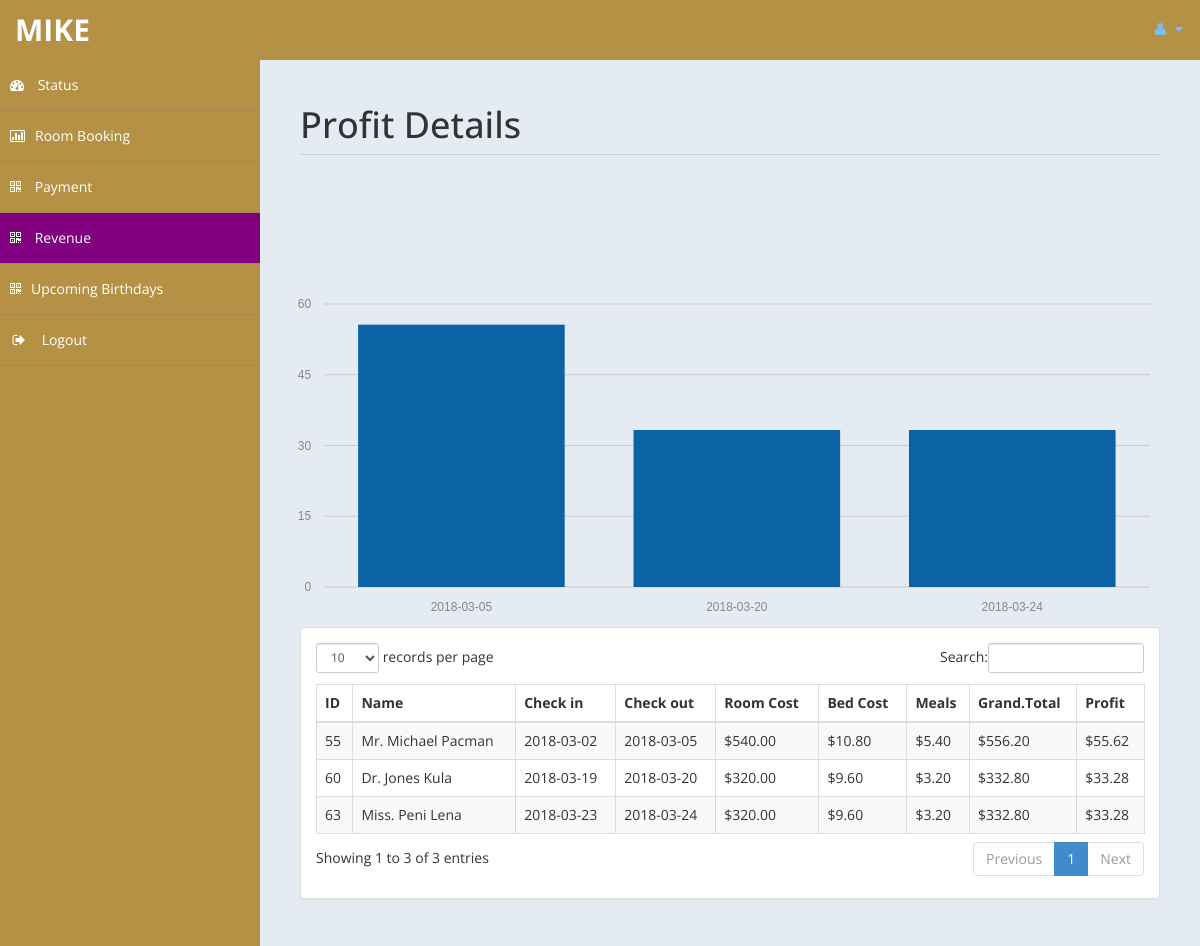
Screenshot of /admin/profit.php (signed in) with the database file from the repository.
### tables this page shows
CREATE TABLE `payment` (
  `id` int(11) DEFAULT NULL,
  `title` varchar(5) DEFAULT NULL,
  `fname` varchar(30) DEFAULT NULL,
  `lname` varchar(30) DEFAULT NULL,
  `troom` varchar(30) DEFAULT NULL,
  `tbed` varchar(30) DEFAULT NULL,
  `nroom` int(11) DEFAULT NULL,
  `cin` date DEFAULT NULL,
  `cout` date DEFAULT NULL,
  `ttot` double(8,2) DEFAULT NULL,
  `fintot` double(8,2) DEFAULT NULL,
  `mepr` double(8,2) DEFAULT NULL,
  `meal` varchar(30) DEFAULT NULL,
  `btot` double(8,2) DEFAULT NULL,
  `noofdays` int(11) DEFAULT NULL
);

### admin/profit.php (the view, shortened to what this page needs)
<!DOCTYPE html>
<html xmlns="http://www.w3.org/1999/xhtml">
<head>
    <link href="assets/css/bootstrap.css" rel="stylesheet" />
    <link href="assets/css/font-awesome.css" rel="stylesheet" />
	<link rel="stylesheet" href="assets/css/morris.css">
    <link href="assets/css/custom-styles.css" rel="stylesheet" />
    <link href="assets/js/dataTables/dataTables.bootstrap.css" rel="stylesheet" />
</head>
<body>
    <div id="wrapper" style="background-color:#b59146">
        <nav style="background-color:#b59146" class="navbar navbar-default top-navbar" role="navigation">
            <div class="navbar-header">
                <a class="navbar-brand" href="home.php" style="background-color:#b59146"><?php echo $_SESSION["user"]; ?> </a>
            </div>
            <ul class="nav navbar-top-links navbar-right" style="background-color:#b59146">
                <li class="dropdown">
                    <a class="dropdown-toggle" data-toggle="dropdown" href="#" aria-expanded="false">
                        <i class="fa fa-user fa-fw"></i> <i class="fa fa-caret-down"></i>
                    </a>
                </li>
            </ul>
        </nav>
        <nav class="navbar-default navbar-side" role="navigation">
            <div class="sidebar-collapse">
                <ul class="nav" id="main-menu">
                    <li>
                        <a href="home.php"><i class="fa fa-dashboard"></i> Status</a>
                    </li>
					<li>
                        <a href="roombook.php"><i class="fa fa-bar-chart-o"></i>Room Booking</a>
                    </li>
                    <li>
                        <a  href="payment.php"><i class="fa fa-qrcode"></i> Payment</a>
                    </li>
					 <li>
                        <a style="background-color:purple"  href="#"><i class="fa fa-qrcode"></i> Revenue</a>
                    </li>
                     <li>
                        <a href="birth.php"><i class="fa fa-qrcode"></i>Upcoming Birthdays</a>
                    </li>
                    <li>
                        <a href="logout.php" ><i class="fa fa-sign-out fa-fw"></i> Logout</a>
                    </li>
            </div>
        </nav>
        <div id="page-wrapper" >
            <div id="page-inner">
			 <div class="row">
                    <div class="col-md-12">
                        <h1 class="page-header">
                           Profit Details<small> </small>
                        </h1>
                    </div>
                </div>
            <div class="row">
				<?php
				include('db.php');
?>
				<br>
				<br>
				<br>
				<br><div id="chart"></div>
                <div class="col-md-12">
                    <div class="panel panel-default">
                        <div class="panel-body">
                            <div class="table-responsive">
                                <table class="table table-striped table-bordered table-hover" id="dataTables-example">
                                    <thead>
                                        <tr>
											<th>ID</th>
                                            <th>Name</th>
                                            <th>Check in</th>
											<th>Check out</th>
                                            <th>Room Cost</th>
											<th>Bed Cost</th>
											<th>Meals  </th>
											<th>Grand.Total</th>
											<th>Profit</th>
                                        </tr>
                                    </thead>
                                    <tbody>
									<?php
										$sql="select * from payment";
										$re = mysqli_query($con,$sql);
										while($row = mysqli_fetch_array($re))
										{
											$id = $row['id'];
											if($id % 2 ==1 )
											{
												echo"<tr class='gradeC'>
													<td>".$row['id']." </td>
													<td>".$row['title']." ".$row['fname']." ".$row['lname']."</td>
													<td>".$row['cin']."</td>
													<td>".$row['cout']."</td>
													<td>$".$row['ttot']."</td>
													<td>$".$row['mepr']."</td>
													<td>$".$row['btot']."</td>
													<td>$".$row['fintot']."</td>
													<td>$".$row['fintot']*10/100 ."</td>
													</tr>";
											}
											else
											{
												echo"<tr class='gradeU'>
													<td>".$row['id']." </td>
													<td>".$row['title']." ".$row['fname']." ".$row['lname']."</td>
													<td>".$row['cin']."</td>
													<td>".$row['cout']."</td>
													<td>$".$row['ttot']."</td>
													<td>$".$row['mepr']."</td>
													<td>$".$row['btot']."</td>
													<td>$".$row['fintot']."</td>
													<td>$".$row['fintot']*10/100 ."</td>
													</tr>";
											}
										}
									?>
                                    </tbody>
                                </table>
                            </div>
                        </div>
                    </div>
                </div>
            </div>
                </div>
            </div>
    </div>
</body>
</html>

### admin/assets/css/custom-styles.css (style rules this page uses)
body { font-family: 'Open Sans', sans-serif; }
#wrapper { width: 100%; background:#47244b;"; }
#page-wrapper { padding: 15px 15px; min-height: 600px; background:#E5EBF2; }
#page-inner { width:100%; margin:10px 20px 10px 0px; background-color:transparent; padding:10px; min-height:1200px; }
h1, .h1, h2, .h2, h3, .h3 { margin-top: 7px; margin-bottom: -5px; }
.page-header { padding-bottom: 9px; margin: 10px 0 45px; border-bottom: 1px solid #C7D1DD; }
.top-navbar { margin:0px; }
.top-navbar .navbar-brand { color: #fff; width: 260px; text-align: left; height: 60px; font-size: 30px; font-weight: 700; text-transform: uppercase; line-height: 30px; }
.top-navbar .nav > li { position: relative; display: inline-block; }
.top-navbar .nav > li > a { position: relative; display: block; padding: 19px 15px; color: #77C0FD; }
.sidebar-collapse , .sidebar-collapse .nav { background:none; }
.sidebar-collapse .nav { padding:0; }
.sidebar-collapse .nav > li > a { color:#fff; background:transparent; text-shadow:none; }
.sidebar-collapse > .nav > li > a { padding:15px 10px; }
.sidebar-collapse > .nav > li { border-bottom: 1px solid rgba(107, 108, 109, 0.19); }
.navbar-side { border:none; background-color: transparent; }
.top-navbar { background:#47244b; border-bottom:none; }
.top-navbar .nav > li > a > i { margin-right: 2px; }
.navbar-default { border:0px solid black; }
.navbar-header { background: #47244b; }
.nav > li > a > i { margin-right:10px; }
@media (min-width:768px) { #page-wrapper { margin: 0 0 0 260px; padding: 15px 30px; min-height: 1200px; } }
@media (min-width:768px) { .navbar-side { z-index: 1; position: absolute; width: 260px; } }
@media (min-width:768px) { .navbar { border-radius: 0px; } }

### rows the page displays
payment: id "55", title "Mr.", fname "Michael", lname "Pacman", cin "2018-03-02", cout "2018-03-05", ttot "540.00", mepr "10.80", btot "5.40", fintot "556.20", $row['fintot']*10/100 "55.62"
payment: id "60", title "Dr.", fname "Jones", lname "Kula", cin "2018-03-19", cout "2018-03-20", ttot "320.00", mepr "9.60", btot "3.20", fintot "332.80", $row['fintot']*10/100 "33.28"
payment: id "63", title "Miss.", fname "Peni", lname "Lena", cin "2018-03-23", cout "2018-03-24", ttot "320.00", mepr "9.60", btot "3.20", fintot "332.80", $row['fintot']*10/100 "33.28"

### other values shown
$_SESSION["user"] "MIKE"
